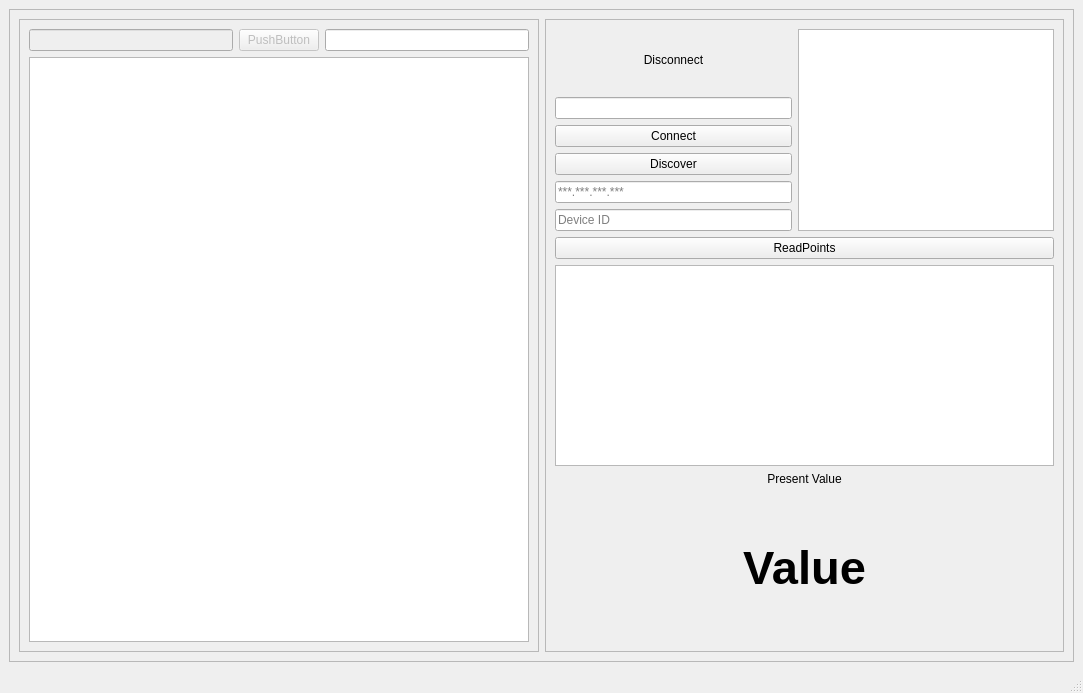
<?xml version="1.0" encoding="UTF-8"?>
<ui version="4.0">
 <class>MainWindow</class>
 <widget class="QMainWindow" name="MainWindow">
  <property name="geometry">
   <rect>
    <x>0</x>
    <y>0</y>
    <width>1083</width>
    <height>693</height>
   </rect>
  </property>
  <property name="windowTitle">
   <string>MainWindow</string>
  </property>
  <widget class="QWidget" name="centralwidget">
   <layout class="QVBoxLayout" name="verticalLayout">
    <item>
     <widget class="QFrame" name="frame">
      <property name="frameShape">
       <enum>QFrame::StyledPanel</enum>
      </property>
      <property name="frameShadow">
       <enum>QFrame::Raised</enum>
      </property>
      <layout class="QHBoxLayout" name="horizontalLayout_3">
       <item>
        <widget class="QFrame" name="frame_2">
         <property name="frameShape">
          <enum>QFrame::StyledPanel</enum>
         </property>
         <property name="frameShadow">
          <enum>QFrame::Raised</enum>
         </property>
         <layout class="QVBoxLayout" name="verticalLayout_3">
          <item>
           <layout class="QHBoxLayout" name="horizontalLayout">
            <item>
             <widget class="QLineEdit" name="addressLine">
              <property name="enabled">
               <bool>false</bool>
              </property>
             </widget>
            </item>
            <item>
             <widget class="QPushButton" name="pushButton_2">
              <property name="enabled">
               <bool>false</bool>
              </property>
              <property name="text">
               <string>PushButton</string>
              </property>
             </widget>
            </item>
            <item>
             <widget class="QLineEdit" name="object"/>
            </item>
           </layout>
          </item>
          <item>
           <widget class="QTextBrowser" name="dataText"/>
          </item>
         </layout>
        </widget>
       </item>
       <item>
        <widget class="QFrame" name="frame_3">
         <property name="frameShape">
          <enum>QFrame::StyledPanel</enum>
         </property>
         <property name="frameShadow">
          <enum>QFrame::Raised</enum>
         </property>
         <layout class="QVBoxLayout" name="verticalLayout_5">
          <item>
           <layout class="QHBoxLayout" name="horizontalLayout_2" stretch="0,0">
            <property name="leftMargin">
             <number>0</number>
            </property>
            <item>
             <layout class="QVBoxLayout" name="verticalLayout_4">
              <item>
               <widget class="QLabel" name="serverLabel">
                <property name="text">
                 <string>Disconnect</string>
                </property>
                <property name="alignment">
                 <set>Qt::AlignCenter</set>
                </property>
               </widget>
              </item>
              <item>
               <widget class="QLineEdit" name="server">
                <property name="alignment">
                 <set>Qt::AlignCenter</set>
                </property>
               </widget>
              </item>
              <item>
               <widget class="QPushButton" name="connectBtn">
                <property name="cursor">
                 <cursorShape>ArrowCursor</cursorShape>
                </property>
                <property name="text">
                 <string>Connect</string>
                </property>
                <property name="autoDefault">
                 <bool>false</bool>
                </property>
                <property name="default">
                 <bool>false</bool>
                </property>
                <property name="flat">
                 <bool>false</bool>
                </property>
               </widget>
              </item>
              <item>
               <widget class="QPushButton" name="discoverBtn">
                <property name="text">
                 <string>Discover</string>
                </property>
               </widget>
              </item>
              <item>
               <widget class="QLineEdit" name="ipLine">
                <property name="placeholderText">
                 <string>***.***.***.***</string>
                </property>
               </widget>
              </item>
              <item>
               <widget class="QLineEdit" name="deviceId">
                <property name="placeholderText">
                 <string>Device ID</string>
                </property>
               </widget>
              </item>
             </layout>
            </item>
            <item>
             <widget class="QListWidget" name="devicesText"/>
            </item>
           </layout>
          </item>
          <item>
           <widget class="QPushButton" name="readPointsBtn">
            <property name="text">
             <string>ReadPoints</string>
            </property>
           </widget>
          </item>
          <item>
           <widget class="QListWidget" name="pointslistWidget"/>
          </item>
          <item>
           <widget class="QLabel" name="presentValuelabel">
            <property name="text">
             <string>Present Value</string>
            </property>
            <property name="alignment">
             <set>Qt::AlignCenter</set>
            </property>
           </widget>
          </item>
          <item>
           <widget class="QLabel" name="presentValueshow">
            <property name="minimumSize">
             <size>
              <width>100</width>
              <height>150</height>
             </size>
            </property>
            <property name="palette">
             <palette>
              <active>
               <colorrole role="WindowText">
                <brush brushstyle="SolidPattern">
                 <color alpha="255">
                  <red>0</red>
                  <green>0</green>
                  <blue>0</blue>
                 </color>
                </brush>
               </colorrole>
               <colorrole role="Button">
                <brush brushstyle="SolidPattern">
                 <color alpha="255">
                  <red>143</red>
                  <green>240</green>
                  <blue>164</blue>
                 </color>
                </brush>
               </colorrole>
               <colorrole role="Light">
                <brush brushstyle="SolidPattern">
                 <color alpha="255">
                  <red>255</red>
                  <green>255</green>
                  <blue>255</blue>
                 </color>
                </brush>
               </colorrole>
               <colorrole role="Midlight">
                <brush brushstyle="SolidPattern">
                 <color alpha="255">
                  <red>153</red>
                  <green>193</green>
                  <blue>241</blue>
                 </color>
                </brush>
               </colorrole>
               <colorrole role="Dark">
                <brush brushstyle="SolidPattern">
                 <color alpha="255">
                  <red>72</red>
                  <green>120</green>
                  <blue>82</blue>
                 </color>
                </brush>
               </colorrole>
               <colorrole role="Mid">
                <brush brushstyle="SolidPattern">
                 <color alpha="255">
                  <red>95</red>
                  <green>160</green>
                  <blue>109</blue>
                 </color>
                </brush>
               </colorrole>
               <colorrole role="Text">
                <brush brushstyle="SolidPattern">
                 <color alpha="255">
                  <red>0</red>
                  <green>0</green>
                  <blue>0</blue>
                 </color>
                </brush>
               </colorrole>
               <colorrole role="BrightText">
                <brush brushstyle="SolidPattern">
                 <color alpha="255">
                  <red>255</red>
                  <green>255</green>
                  <blue>255</blue>
                 </color>
                </brush>
               </colorrole>
               <colorrole role="ButtonText">
                <brush brushstyle="SolidPattern">
                 <color alpha="255">
                  <red>0</red>
                  <green>0</green>
                  <blue>0</blue>
                 </color>
                </brush>
               </colorrole>
               <colorrole role="Base">
                <brush brushstyle="SolidPattern">
                 <color alpha="255">
                  <red>255</red>
                  <green>255</green>
                  <blue>255</blue>
                 </color>
                </brush>
               </colorrole>
               <colorrole role="Window">
                <brush brushstyle="SolidPattern">
                 <color alpha="255">
                  <red>143</red>
                  <green>240</green>
                  <blue>164</blue>
                 </color>
                </brush>
               </colorrole>
               <colorrole role="Shadow">
                <brush brushstyle="SolidPattern">
                 <color alpha="255">
                  <red>0</red>
                  <green>0</green>
                  <blue>0</blue>
                 </color>
                </brush>
               </colorrole>
               <colorrole role="AlternateBase">
                <brush brushstyle="SolidPattern">
                 <color alpha="255">
                  <red>199</red>
                  <green>247</green>
                  <blue>209</blue>
                 </color>
                </brush>
               </colorrole>
               <colorrole role="ToolTipBase">
                <brush brushstyle="SolidPattern">
                 <color alpha="255">
                  <red>255</red>
                  <green>255</green>
                  <blue>220</blue>
                 </color>
                </brush>
               </colorrole>
               <colorrole role="ToolTipText">
                <brush brushstyle="SolidPattern">
                 <color alpha="255">
                  <red>0</red>
                  <green>0</green>
                  <blue>0</blue>
                 </color>
                </brush>
               </colorrole>
               <colorrole role="PlaceholderText">
                <brush brushstyle="SolidPattern">
                 <color alpha="127">
                  <red>0</red>
                  <green>0</green>
                  <blue>0</blue>
                 </color>
                </brush>
               </colorrole>
              </active>
              <inactive>
               <colorrole role="WindowText">
                <brush brushstyle="SolidPattern">
                 <color alpha="255">
                  <red>0</red>
                  <green>0</green>
                  <blue>0</blue>
                 </color>
                </brush>
               </colorrole>
               <colorrole role="Button">
                <brush brushstyle="SolidPattern">
                 <color alpha="255">
                  <red>239</red>
                  <green>239</green>
                  <blue>239</blue>
                 </color>
                </brush>
               </colorrole>
               <colorrole role="Light">
                <brush brushstyle="SolidPattern">
                 <color alpha="255">
                  <red>255</red>
                  <green>255</green>
                  <blue>255</blue>
                 </color>
                </brush>
               </colorrole>
               <colorrole role="Midlight">
                <brush brushstyle="SolidPattern">
                 <color alpha="255">
                  <red>202</red>
                  <green>202</green>
                  <blue>202</blue>
                 </color>
                </brush>
               </colorrole>
               <colorrole role="Dark">
                <brush brushstyle="SolidPattern">
                 <color alpha="255">
                  <red>159</red>
                  <green>159</green>
                  <blue>159</blue>
                 </color>
                </brush>
               </colorrole>
               <colorrole role="Mid">
                <brush brushstyle="SolidPattern">
                 <color alpha="255">
                  <red>184</red>
                  <green>184</green>
                  <blue>184</blue>
                 </color>
                </brush>
               </colorrole>
               <colorrole role="Text">
                <brush brushstyle="SolidPattern">
                 <color alpha="255">
                  <red>0</red>
                  <green>0</green>
                  <blue>0</blue>
                 </color>
                </brush>
               </colorrole>
               <colorrole role="BrightText">
                <brush brushstyle="SolidPattern">
                 <color alpha="255">
                  <red>255</red>
                  <green>255</green>
                  <blue>255</blue>
                 </color>
                </brush>
               </colorrole>
               <colorrole role="ButtonText">
                <brush brushstyle="SolidPattern">
                 <color alpha="255">
                  <red>0</red>
                  <green>0</green>
                  <blue>0</blue>
                 </color>
                </brush>
               </colorrole>
               <colorrole role="Base">
                <brush brushstyle="SolidPattern">
                 <color alpha="255">
                  <red>255</red>
                  <green>255</green>
                  <blue>255</blue>
                 </color>
                </brush>
               </colorrole>
               <colorrole role="Window">
                <brush brushstyle="SolidPattern">
                 <color alpha="255">
                  <red>239</red>
                  <green>239</green>
                  <blue>239</blue>
                 </color>
                </brush>
               </colorrole>
               <colorrole role="Shadow">
                <brush brushstyle="SolidPattern">
                 <color alpha="255">
                  <red>118</red>
                  <green>118</green>
                  <blue>118</blue>
                 </color>
                </brush>
               </colorrole>
               <colorrole role="AlternateBase">
                <brush brushstyle="SolidPattern">
                 <color alpha="255">
                  <red>247</red>
                  <green>247</green>
                  <blue>247</blue>
                 </color>
                </brush>
               </colorrole>
               <colorrole role="ToolTipBase">
                <brush brushstyle="SolidPattern">
                 <color alpha="255">
                  <red>255</red>
                  <green>255</green>
                  <blue>220</blue>
                 </color>
                </brush>
               </colorrole>
               <colorrole role="ToolTipText">
                <brush brushstyle="SolidPattern">
                 <color alpha="255">
                  <red>0</red>
                  <green>0</green>
                  <blue>0</blue>
                 </color>
                </brush>
               </colorrole>
               <colorrole role="PlaceholderText">
                <brush brushstyle="SolidPattern">
                 <color alpha="128">
                  <red>0</red>
                  <green>0</green>
                  <blue>0</blue>
                 </color>
                </brush>
               </colorrole>
              </inactive>
              <disabled>
               <colorrole role="WindowText">
                <brush brushstyle="SolidPattern">
                 <color alpha="255">
                  <red>72</red>
                  <green>120</green>
                  <blue>82</blue>
                 </color>
                </brush>
               </colorrole>
               <colorrole role="Button">
                <brush brushstyle="SolidPattern">
                 <color alpha="255">
                  <red>143</red>
                  <green>240</green>
                  <blue>164</blue>
                 </color>
                </brush>
               </colorrole>
               <colorrole role="Light">
                <brush brushstyle="SolidPattern">
                 <color alpha="255">
                  <red>255</red>
                  <green>255</green>
                  <blue>255</blue>
                 </color>
                </brush>
               </colorrole>
               <colorrole role="Midlight">
                <brush brushstyle="SolidPattern">
                 <color alpha="255">
                  <red>153</red>
                  <green>193</green>
                  <blue>241</blue>
                 </color>
                </brush>
               </colorrole>
               <colorrole role="Dark">
                <brush brushstyle="SolidPattern">
                 <color alpha="255">
                  <red>72</red>
                  <green>120</green>
                  <blue>82</blue>
                 </color>
                </brush>
               </colorrole>
               <colorrole role="Mid">
                <brush brushstyle="SolidPattern">
                 <color alpha="255">
                  <red>95</red>
                  <green>160</green>
                  <blue>109</blue>
                 </color>
                </brush>
               </colorrole>
               <colorrole role="Text">
                <brush brushstyle="SolidPattern">
                 <color alpha="255">
                  <red>72</red>
                  <green>120</green>
                  <blue>82</blue>
                 </color>
                </brush>
               </colorrole>
               <colorrole role="BrightText">
                <brush brushstyle="SolidPattern">
                 <color alpha="255">
                  <red>255</red>
                  <green>255</green>
                  <blue>255</blue>
                 </color>
                </brush>
               </colorrole>
               <colorrole role="ButtonText">
                <brush brushstyle="SolidPattern">
                 <color alpha="255">
                  <red>72</red>
                  <green>120</green>
                  <blue>82</blue>
                 </color>
                </brush>
               </colorrole>
               <colorrole role="Base">
                <brush brushstyle="SolidPattern">
                 <color alpha="255">
                  <red>143</red>
                  <green>240</green>
                  <blue>164</blue>
                 </color>
                </brush>
               </colorrole>
               <colorrole role="Window">
                <brush brushstyle="SolidPattern">
                 <color alpha="255">
                  <red>143</red>
                  <green>240</green>
                  <blue>164</blue>
                 </color>
                </brush>
               </colorrole>
               <colorrole role="Shadow">
                <brush brushstyle="SolidPattern">
                 <color alpha="255">
                  <red>177</red>
                  <green>177</green>
                  <blue>177</blue>
                 </color>
                </brush>
               </colorrole>
               <colorrole role="AlternateBase">
                <brush brushstyle="SolidPattern">
                 <color alpha="255">
                  <red>247</red>
                  <green>247</green>
                  <blue>247</blue>
                 </color>
                </brush>
               </colorrole>
               <colorrole role="ToolTipBase">
                <brush brushstyle="SolidPattern">
                 <color alpha="255">
                  <red>255</red>
                  <green>255</green>
                  <blue>220</blue>
                 </color>
                </brush>
               </colorrole>
               <colorrole role="ToolTipText">
                <brush brushstyle="SolidPattern">
                 <color alpha="255">
                  <red>0</red>
                  <green>0</green>
                  <blue>0</blue>
                 </color>
                </brush>
               </colorrole>
               <colorrole role="PlaceholderText">
                <brush brushstyle="SolidPattern">
                 <color alpha="128">
                  <red>0</red>
                  <green>0</green>
                  <blue>0</blue>
                 </color>
                </brush>
               </colorrole>
              </disabled>
             </palette>
            </property>
            <property name="font">
             <font>
              <pointsize>35</pointsize>
              <bold>true</bold>
             </font>
            </property>
            <property name="text">
             <string>Value</string>
            </property>
            <property name="alignment">
             <set>Qt::AlignCenter</set>
            </property>
            <property name="wordWrap">
             <bool>true</bool>
            </property>
           </widget>
          </item>
         </layout>
        </widget>
       </item>
      </layout>
     </widget>
    </item>
   </layout>
  </widget>
  <widget class="QMenuBar" name="menubar">
   <property name="geometry">
    <rect>
     <x>0</x>
     <y>0</y>
     <width>1083</width>
     <height>22</height>
    </rect>
   </property>
  </widget>
  <widget class="QStatusBar" name="statusbar"/>
 </widget>
 <resources/>
 <connections/>
</ui>
